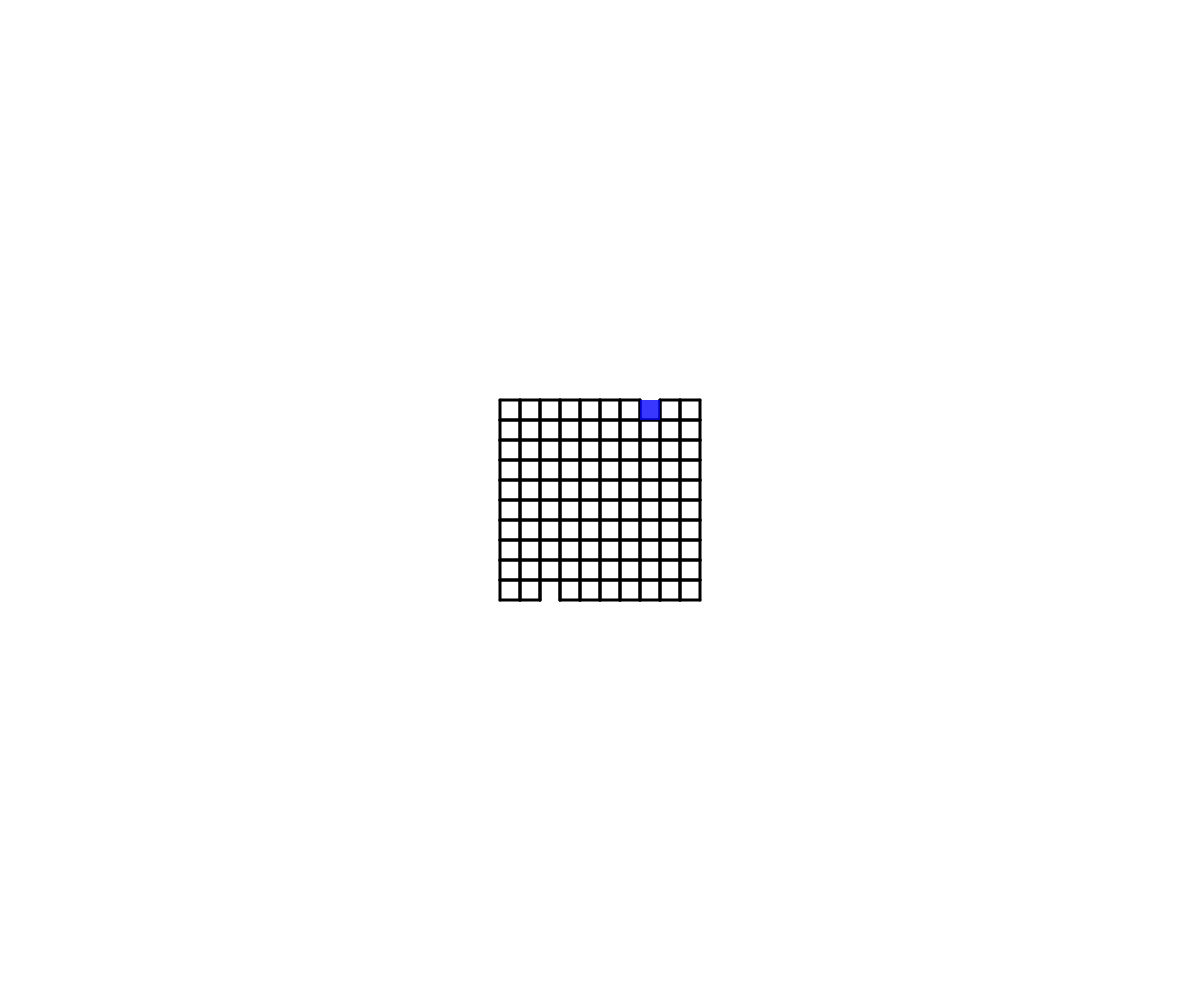
Frame 1 (no input)
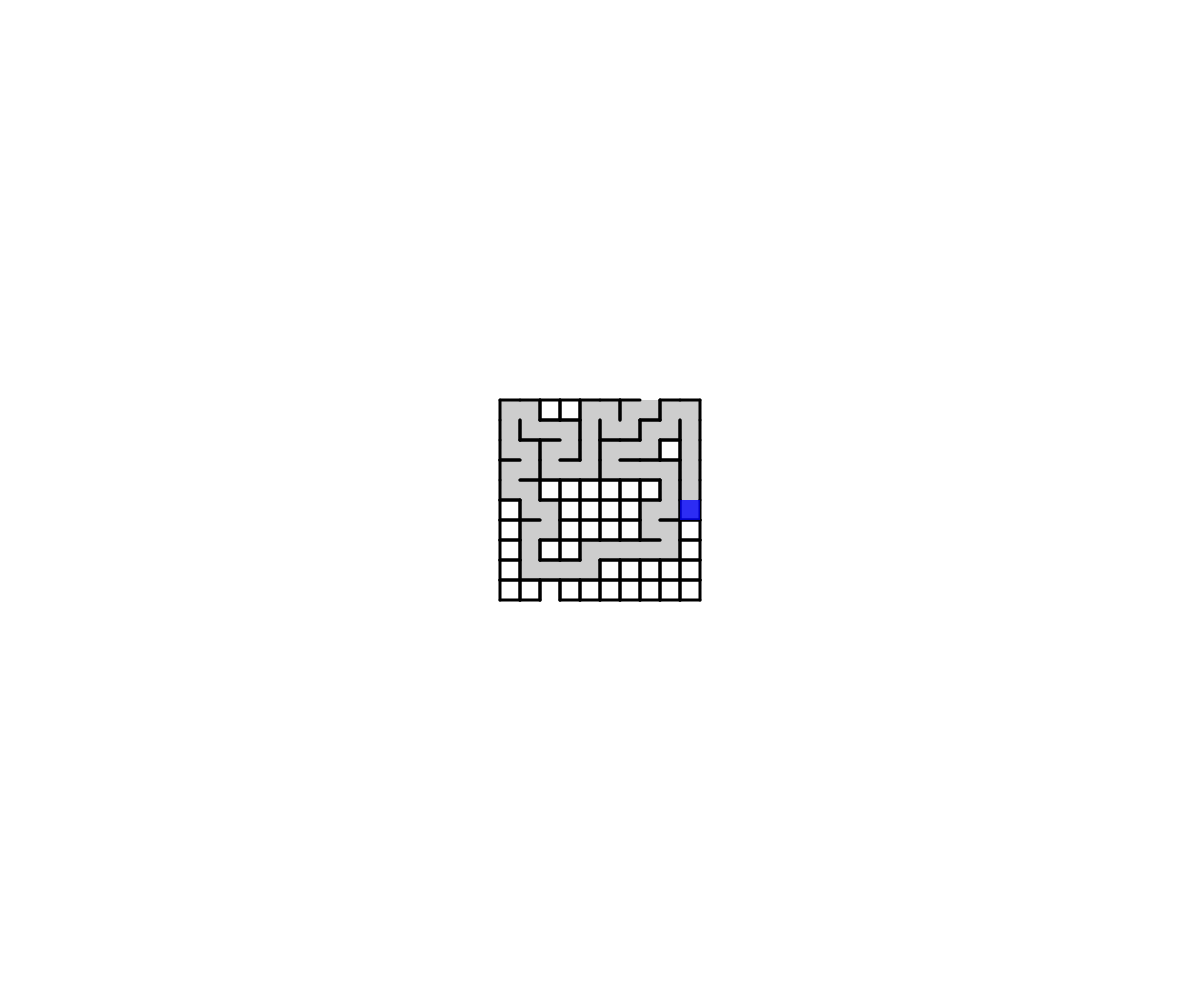
Frame 60 (no input)
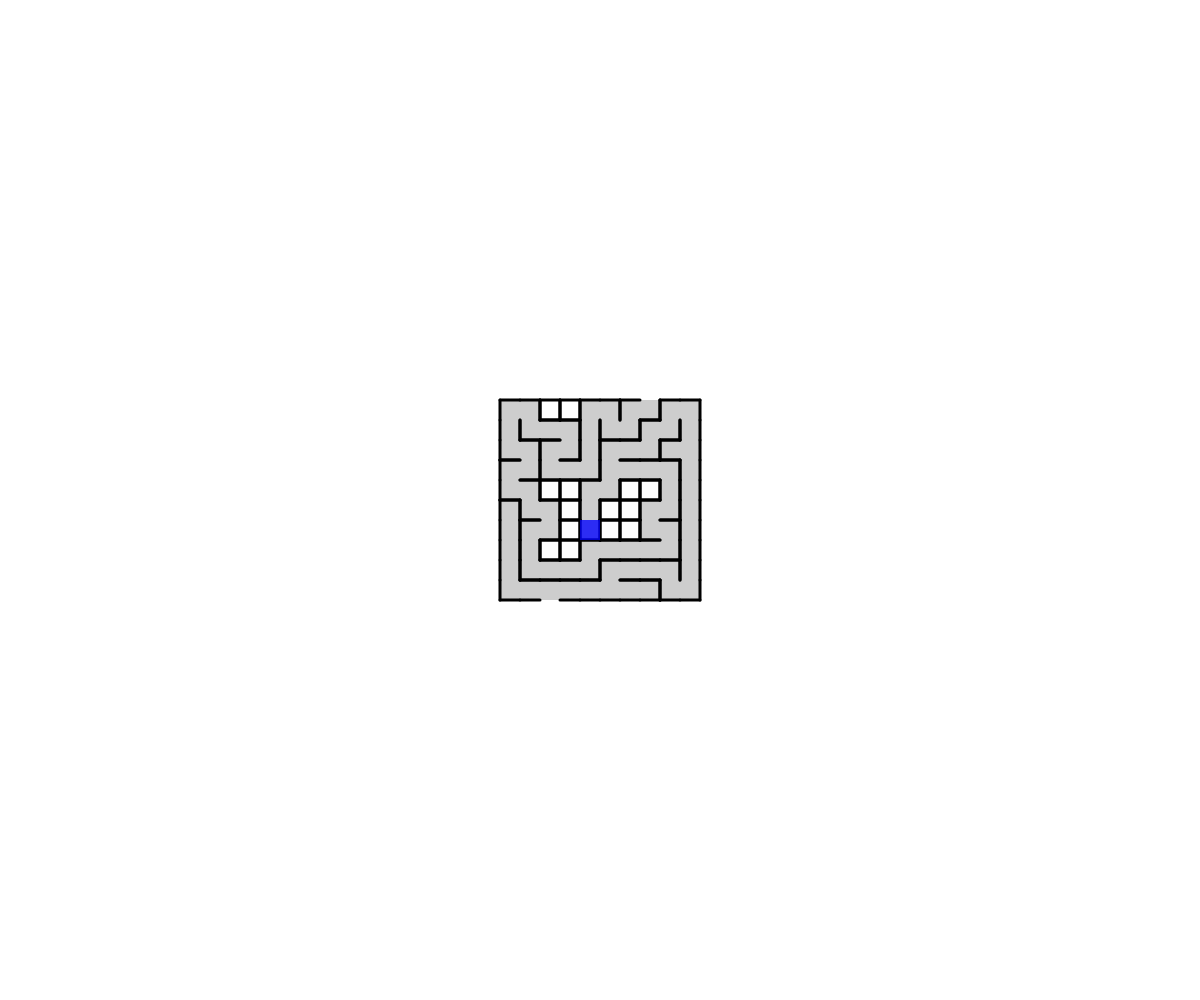
Frame 120 (the mouse pressed at the canvas centre since frame 60)

The p5.js sketch that drew these frames (run headless with seeded random() and noise() and a simulated clock; from frame 60 on, the mouse is pressed at the canvas centre):

// p5.js sketch
// ── sketch.js
let cellSize = [20, 20];
let cellsNum = [10, 10];
let grid = [];

let currentCell;
let begginingCell;
let endingCell;

let stack = [];

let solveCells = [];

let reachedEnd = false;
let reachedBegin = false;

function setup() {
    createCanvas(windowWidth, windowHeight);

    for (let j = 0; j < cellsNum[1]; j++) {
        for (let i = 0; i < cellsNum[0]; i++) {
            grid.push(new Cell(i, j));
        }
    }

    begginingCell = grid[index(floor(random(cellsNum[0])), 0)];
    endingCell = grid[index(floor(random(cellsNum[0])), cellsNum[1] - 1)];

    begginingCell.walls[0] = false;
    endingCell.walls[2] = false;

    currentCell = begginingCell;
}

function draw() {
    if (reachedBegin) {
        noLoop();
        print('DONE.');
    }

    background(255);

    translate((width - (cellSize[0] * cellsNum[0])) / 2, (height - (cellSize[1] * cellsNum[1])) / 2);

    for (let i = 0; i < grid.length; i++) {
        grid[i].show(!reachedBegin);
    }

    currentCell.visited = true;
    if (!reachedBegin) {
        currentCell.highlight();
    }

    let nextCell = currentCell.checkNeighbors();

    if (currentCell == endingCell) {
        solveCells.push(currentCell);
        reachedEnd = true;
    }

    if (nextCell) {
        if (!reachedEnd) {
            solveCells.push(currentCell);
        }
        nextCell.visited = true;

        stack.push(currentCell);

        removeWalls(currentCell, nextCell);

        currentCell = nextCell;
    }
    else if (stack.length > 0) {
        if (!reachedEnd) {
            solveCells.pop();
        }
        currentCell = stack.pop();
    }
    else {
        removeRepeatedWalls();
        reachedBegin = true;
    }
}

function Cell(i, j) {
    this.i = i;
    this.j = j;
    this.walls = [true, true, true, true];
    this.visited = false;

    this.highlight = function () {
        noStroke();
        fill(0, 0, 255, 200);
        rect(i * cellSize[0], j * cellSize[1], cellSize[0], cellSize[1]);
    }

    this.checkNeighbors = function () {
        let neighbors = [];

        const toCheck = [grid[index(i, j - 1)], grid[index(i + 1, j)], grid[index(i, j + 1)], grid[index(i - 1, j)]]; //top, right, bottom, left

        for (let k = 0; k < toCheck.length; k++) {
            if (toCheck[k] && !toCheck[k].visited) {
                neighbors.push(toCheck[k]);
            }
        }

        if (neighbors.length > 0) {
            return random(neighbors);
        }
        else {
            return undefined;
        }
    }

    this.show = function (fillVisited) {
        let x = this.i * cellSize[0];
        let y = this.j * cellSize[1];

        stroke(0);
        strokeWeight(3);
        noFill();

        if (this.walls[0]) {
            line(x, y, x + cellSize[0], y); //top
        }
        if (this.walls[1]) {
            line(x + cellSize[0], y, x + cellSize[0], y + cellSize[1]); //right
        }
        if (this.walls[2]) {
            line(x, y + cellSize[1], x + cellSize[0], y + cellSize[1]); //bottom
        }
        if (this.walls[3]) {
            line(x, y, x, y + cellSize[1]); //left
        }

        if (this.visited && fillVisited) {
            noStroke();
            fill(0, 50);
            rect(x, y, cellSize[0], cellSize[1]);
        }
    }
}

function index(i, j) {
    if (i < 0 || j < 0 || i > cellsNum[0] - 1 || j > cellsNum[1] - 1) {
        return -1; //as an array index, it will be undefined 
    }

    return i + (j * cellsNum[0]);
}

function removeWalls(a, b) {
    let x = a.i - b.i;
    let y = a.j - b.j;

    if (x == 1) {
        a.walls[3] = false; //left wall in current cell
        b.walls[1] = false; //right wall in next cell
    }
    else if (x == -1) {
        a.walls[1] = false; //right wall in current cell
        b.walls[3] = false; //left wall in next cell
    }

    if (y == 1) {
        a.walls[0] = false; //top wall in current cell
        b.walls[2] = false; //bottom wall in next cell
    }
    else if (y == -1) {
        a.walls[2] = false; //bottom wall in current cell
        b.walls[0] = false; //top wall in next cell
    }
}

function removeRepeatedWalls() {
    for (let j = 0; j < cellsNum[1]; j++) {
        for (let i = 0; i < cellsNum[0]; i++) {
            if (grid[index(i, j - 1)] && (grid[index(i, j)].walls[0] && grid[index(i, j - 1)].walls[2])) //top and bottom
            {
                grid[index(i, j)].walls[0] = false;
            }
            if (grid[index(i + 1, j)] && (grid[index(i, j)].walls[1] && grid[index(i + 1, j)].walls[3])) //right and left
            {
                grid[index(i, j)].walls[1] = false;
            }
            if (grid[index(i, j + 1)] && (grid[index(i, j)].walls[2] && grid[index(i, j + 1)].walls[0])) //bottom and top
            {
                grid[index(i, j)].walls[2] = false;
            }
            if (grid[index(i - 1, j)] && (grid[index(i, j)].walls[3] && grid[index(i - 1, j)].walls[1])) //left and right
            {
                grid[index(i, j)].walls[3] = false;
            }
        }
    }
}

function solve() {
    for (let k = 0; k < solveCells.length - 1; k++) {
        strokeCap(ROUND);
        stroke(0);
        strokeWeight(5);
        noFill();

        line(solveCells[k].i * cellSize[0] + cellSize[0] / 2, solveCells[k].j * cellSize[1] + cellSize[1] / 2, solveCells[k + 1].i * cellSize[0] + cellSize[0] / 2, solveCells[k + 1].j * cellSize[1] + cellSize[1] / 2);
    }
}

function mouseClicked() {
    if (reachedBegin) {
        solve();
    }
}
